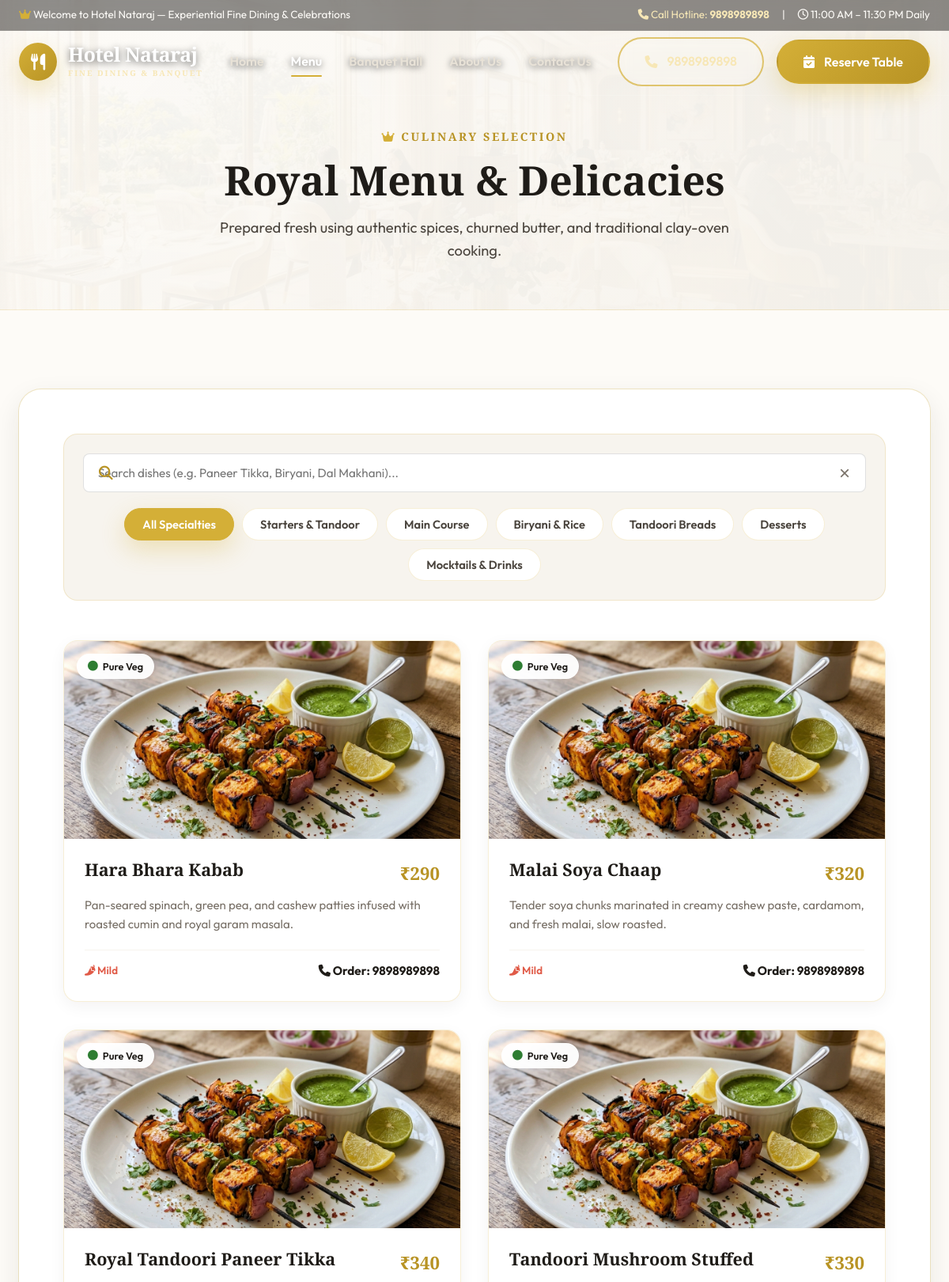
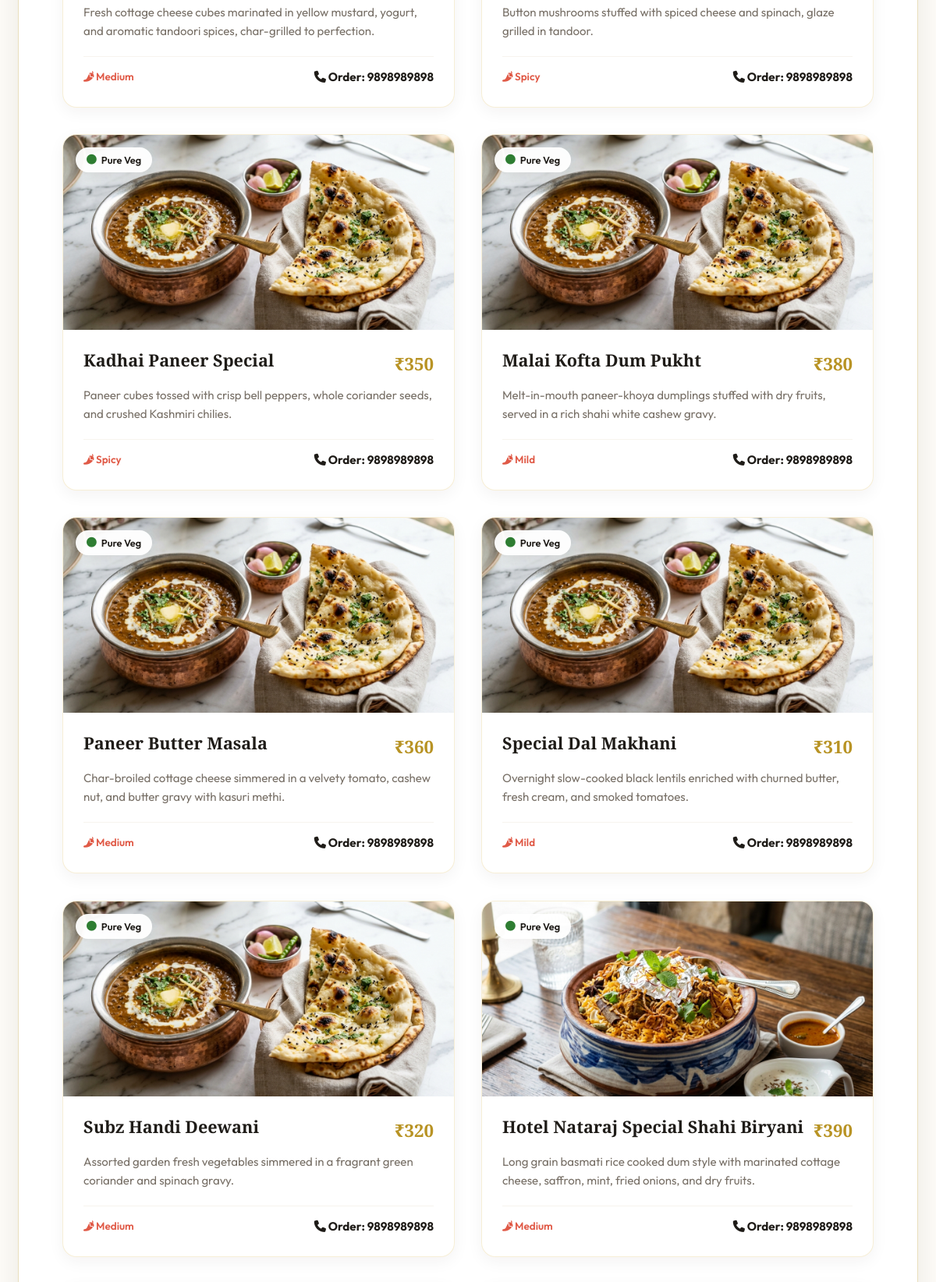
Page /menu.php (upper part) on the committed database (2 pictures, top to bottom).
### tables this page shows
CREATE TABLE IF NOT EXISTS `categories` (
    `id` INT AUTO_INCREMENT PRIMARY KEY,
    `name` VARCHAR(100) NOT NULL,
    `slug` VARCHAR(100) NOT NULL UNIQUE,
    `description` VARCHAR(255) DEFAULT NULL,
    `display_order` INT DEFAULT 0,
    `created_at` TIMESTAMP DEFAULT CURRENT_TIMESTAMP
);

CREATE TABLE IF NOT EXISTS `menu_items` (
    `id` INT AUTO_INCREMENT PRIMARY KEY,
    `category_id` INT NOT NULL,
    `name` VARCHAR(150) NOT NULL,
    `description` TEXT DEFAULT NULL,
    `price` DECIMAL(10, 2) NOT NULL,
    `is_veg` TINYINT(1) DEFAULT 1,
    `spice_level` ENUM('Mild', 'Medium', 'Spicy', 'Extra Spicy') DEFAULT 'Medium',
    `image_url` VARCHAR(255) DEFAULT NULL,
    `is_featured` TINYINT(1) DEFAULT 0,
    `is_available` TINYINT(1) DEFAULT 1,
    `created_at` TIMESTAMP DEFAULT CURRENT_TIMESTAMP,
    CONSTRAINT `fk_menu_category` FOREIGN KEY (`category_id`) REFERENCES `categories`(`id`) ON DELETE CASCADE
);

### menu.php (the view, shortened to what this page needs)
<?php
include __DIR__ . '/includes/header.php';
$pdo = getPDOConnection();
$categories = [];
$menuItems = [];
if ($pdo !== null) {
    try {
        $catStmt = $pdo->query("SELECT * FROM categories ORDER BY display_order ASC");
        $categories = $catStmt->fetchAll();
        $itemStmt = $pdo->query("SELECT m.*, c.name as category_name, c.slug as category_slug FROM menu_items m JOIN categories c ON m.category_id = c.id WHERE m.is_available = 1 ORDER BY c.display_order ASC, m.name ASC");
        $menuItems = $itemStmt->fetchAll();
    } catch (Exception $e) {
        $categories = [];
        $menuItems = [];
    }
}
?>
<section class="page-banner">
    <div class="container text-center">
        <span class="sub-heading"><i class="fa-solid fa-crown text-gold"></i> Culinary Selection</span>
        <h1 class="page-title">Royal Menu & Delicacies</h1>
        <p class="page-subtitle">Prepared fresh using authentic spices, churned butter, and traditional clay-oven cooking.</p>
    </div>
</section>
<section class="section menu-page-section">
    <div class="container">
        <div class="menu-card-wrapper">
            <div class="menu-controls-card">
                <div class="menu-search-box">
                    <i class="fa-solid fa-magnifying-glass search-icon"></i>
                    <input type="text" id="menuSearchInput" class="form-control search-input" placeholder="Search dishes (e.g. Paneer Tikka, Biryani, Dal Makhani)...">
                    <button type="button" id="clearSearchBtn" class="clear-btn">&times;</button>
                </div>
                <div class="category-tabs" id="categoryTabs">
                    <button class="cat-tab active" data-category="all">All Specialties</button>
                    <?php foreach ($categories as $cat): ?>
                    <button class="cat-tab" data-category="<?php echo htmlspecialchars($cat['slug']); ?>">
                        <?php echo htmlspecialchars($cat['name']); ?>
                    </button>
                    <?php endforeach; ?>
                </div>
            </div>
            <div class="menu-items-grid" id="menuItemsGrid">
                <?php foreach ($menuItems as $item): ?>
                <div class="dish-card menu-item-card tilt-card" data-category="<?php echo htmlspecialchars($item['category_slug']); ?>" data-name="<?php echo htmlspecialchars(strtolower($item['name'] . ' ' . $item['description'])); ?>">
                    <div class="dish-img-wrapper">
                        <img src="<?php echo htmlspecialchars($item['image_url']); ?>" alt="<?php echo htmlspecialchars($item['name']); ?>" loading="lazy">
                        <span class="veg-badge"><i class="fa-solid fa-circle text-success"></i> Pure Veg</span>
                    </div>
                    <div class="dish-content">
                        <div class="dish-header">
                            <h3 class="dish-name"><?php echo htmlspecialchars($item['name']); ?></h3>
                            <span class="dish-price">₹<?php echo number_format($item['price'], 0); ?></span>
                        </div>
                        <p class="dish-desc"><?php echo htmlspecialchars($item['description']); ?></p>
                        <div class="dish-footer">
                            <span class="spice-level"><i class="fa-solid fa-pepper-hot"></i> <?php echo $item['spice_level']; ?></span>
                            <a href="tel:9898989898" class="order-link pulse-hover"><i class="fa-solid fa-phone"></i> Order: 9898989898</a>
                        </div>
                    </div>
                </div>
                <?php endforeach; ?>
            </div>
        </div>
    </div>
</section>
<?php include __DIR__ . '/includes/footer.php'; ?>

### rows in the picture
categories: name "Starters & Tandoor"
categories: name "Main Course"
categories: name "Biryani & Rice"
categories: name "Tandoori Breads"
categories: name "Desserts"
categories: name "Mocktails & Drinks"
menu_items: image_url (picture), name "Hara Bhara Kabab", price "290", description "Pan-seared spinach, green pea, and cashew patties infused with roasted cumin and royal garam masala.", spice_level "Mild"
menu_items: image_url (picture), name "Malai Soya Chaap", price "320", description "Tender soya chunks marinated in creamy cashew paste, cardamom, and fresh malai, slow roasted.", spice_level "Mild"
menu_items: image_url (picture), name "Royal Tandoori Paneer Tikka", price "340", description "Fresh cottage cheese cubes marinated in yellow mustard, yogurt, and aromatic tandoori spices, char-grilled to perfection.", spice_level "Medium"
menu_items: image_url (picture), name "Tandoori Mushroom Stuffed", price "330", description "Button mushrooms stuffed with spiced cheese and spinach, glaze grilled in tandoor.", spice_level "Spicy"
menu_items: image_url (picture), name "Kadhai Paneer Special", price "350", description "Paneer cubes tossed with crisp bell peppers, whole coriander seeds, and crushed Kashmiri chilies.", spice_level "Spicy"
menu_items: image_url (picture), name "Malai Kofta Dum Pukht", price "380", description "Melt-in-mouth paneer-khoya dumplings stuffed with dry fruits, served in a rich shahi white cashew gravy.", spice_level "Mild"
menu_items: image_url (picture), name "Paneer Butter Masala", price "360", description "Char-broiled cottage cheese simmered in a velvety tomato, cashew nut, and butter gravy with kasuri methi.", spice_level "Medium"
menu_items: image_url (picture), name "Special Dal Makhani", price "310", description "Overnight slow-cooked black lentils enriched with churned butter, fresh cream, and smoked tomatoes.", spice_level "Mild"
menu_items: image_url (picture), name "Subz Handi Deewani", price "320", description "Assorted garden fresh vegetables simmered in a fragrant green coriander and spinach gravy.", spice_level "Medium"
menu_items: image_url (picture), name "Hotel Nataraj Special Shahi Biryani", price "390", description "Long grain basmati rice cooked dum style with marinated cottage cheese, saffron, mint, fried onions, and dry fruits.", spice_level "Medium"
